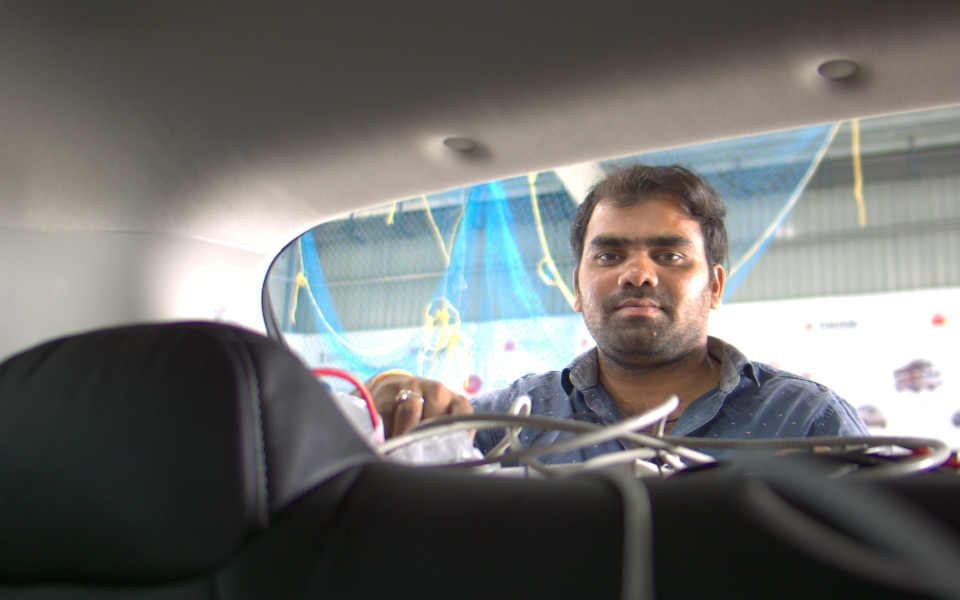
#> input picture vijay.png, 1920 x 1200 px (shown at 1/2 size)
$ python -i ldws_communication.py   (imports and definitions only)   (older library calls are emulated)
#> lines starting #> are read from the running program, lines starting #| are printed output that depends on the picture; after the words box and inside, x2 and y2 are one past the last pixel; in counts of white or black regions, pixels touching at a corner belong together
# Importing libraries

import numpy as np
import pandas as pd
import cv2 as cv
import pickle
import io
import os
import glob


font                   = cv.FONT_HERSHEY_SIMPLEX
bottomLeftCornerOfText = (10,100)
fontScale              = 1.1
fontColor              = (255,255,255)
thickness              = 2
lineType               = 2


# [2 lines not run here, left out]
# [1 line that did not run here, left out]
# [1 line that did not run here, left out]
chessboardSize = (9,7)
img_size = (640,480)

import socket
import time

# [22 lines left out: function send_data, not called in this run]

# Example usage
ip_address = '169.254.178.227'
port = 5001


# [1 line not run here, left out]
frame_count=0


# undistort the camera images
# [5 lines left out: function distort_correct, not called in this run]


def abs_sobel_thresh(img, orient='x', thresh=(0,255)):
    # Convert to grayscale
    gray = cv.cvtColor(img, cv.COLOR_RGB2GRAY)
    # Apply x or y gradient with the OpenCV Sobel() function
    # and take the absolute value
    if orient == 'x':
        abs_sobel = np.absolute(cv.Sobel(gray, cv.CV_64F, 1, 0))
    if orient == 'y':
        abs_sobel = np.absolute(cv.Sobel(gray, cv.CV_64F, 0, 1))
    # Rescale back to 8 bit integer
    scaled_sobel = np.uint8(255*abs_sobel/np.max(abs_sobel))
    # Create a copy and apply the threshold
    binary_output = np.zeros_like(scaled_sobel)
    # Here I'm using inclusive (>=, <=) thresholds, but exclusive is ok too
    binary_output[(scaled_sobel >= thresh[0]) & (scaled_sobel <= thresh[1])] = 1

    # Return the result
    return binary_output


def mag_threshold(img, sobel_kernel=3, thresh=(0, 255)):
    # 1) Convert to grayscale
    gray = cv.cvtColor(img, cv.COLOR_RGB2GRAY)
    # 2) Take the gradient in x and y separately
    x = cv.Sobel(gray, cv.CV_64F, 1, 0, ksize=sobel_kernel)
    y = cv.Sobel(gray, cv.CV_64F, 0, 1, ksize=sobel_kernel)
    # 3) Calculate the xy magnitude
    mag = np.sqrt(x**2 + y**2)
    # 4) Scale to 8-bit (0 - 255) and convert to type = np.uint8
    scale = np.max(mag)/255
    eightbit = (mag/scale).astype(np.uint8)
    # 5) Create a binary mask where mag thresholds are met
    binary_output = np.zeros_like(eightbit)
    binary_output[(eightbit > thresh[0]) & (eightbit < thresh[1])] =1
    return binary_output


def dir_threshold(img, sobel_kernel=3, thresh=(0, np.pi/2)):
    # 1) Convert to grayscale
    gray = cv.cvtColor(img, cv.COLOR_RGB2GRAY)
    # 2) Take the gradient in x and y separately
    x = np.absolute(cv.Sobel(gray, cv.CV_64F, 1, 0, ksize=sobel_kernel))
    y = np.absolute(cv.Sobel(gray, cv.CV_64F, 0, 1, ksize=sobel_kernel))
    # 4) Use np.arctan2(abs_sobely, abs_sobelx) to calculate the direction of the gradient
    direction = np.arctan2(y, x)
    binary_output = np.zeros_like(direction)
    binary_output[(direction > thresh[0]) & (direction < thresh[1])] = 1
    return binary_output


def hls_select(img, sthresh=(0, 255),lthresh=()):
    # 1) Convert to HLS color space
#> called with sthresh = (140, 255), lthresh = (120, 255)
    hls_img = cv.cvtColor(img, cv.COLOR_RGB2HLS)
#> hls_img: shape (1200, 1920, 3); mean of channels 0, 1, 2 52.3, 109.9, 40.8
    # 2) Apply a threshold to the S channel
    L = hls_img[:,:,1]
    S = hls_img[:,:,2]
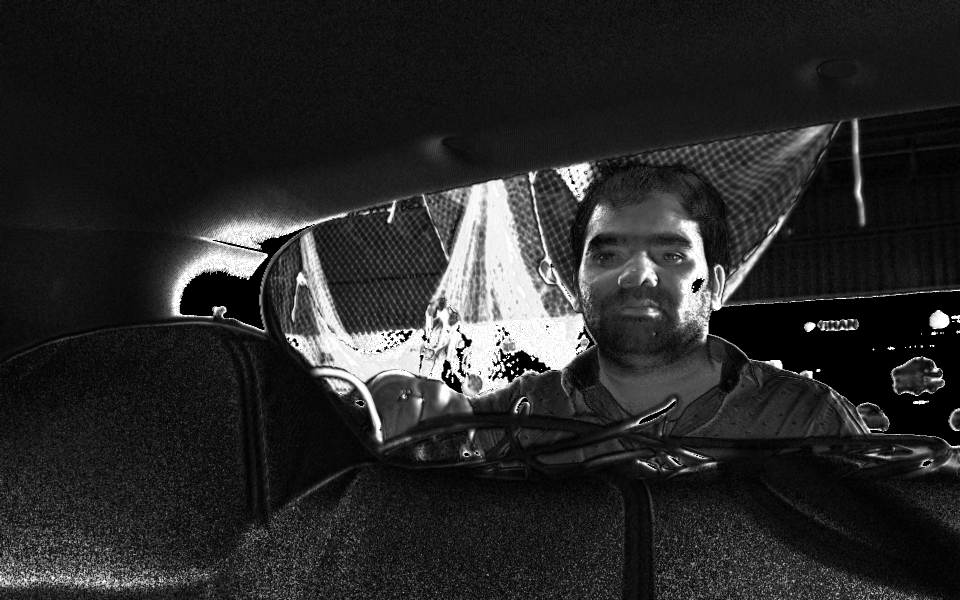
#> S: shape (1200, 1920) (shown at 1/2 size); min 0, max 255, mean 40.8
    # 3) Return a binary image of threshold result
    binary_output = np.zeros_like(S)
    binary_output[(S >= sthresh[0]) & (S <= sthresh[1])
                 & (L > lthresh[0]) & (L <= lthresh[1])] = 1
    return binary_output


# [7 lines left out: function red_select, not called in this run]


def binary_pipeline(img):

    img_copy = cv.GaussianBlur(img, (3, 3), 0)
    #img_copy = np.copy(img)

    # color channels
    s_binary = hls_select(img_copy, sthresh=(140, 255), lthresh=(120, 255))
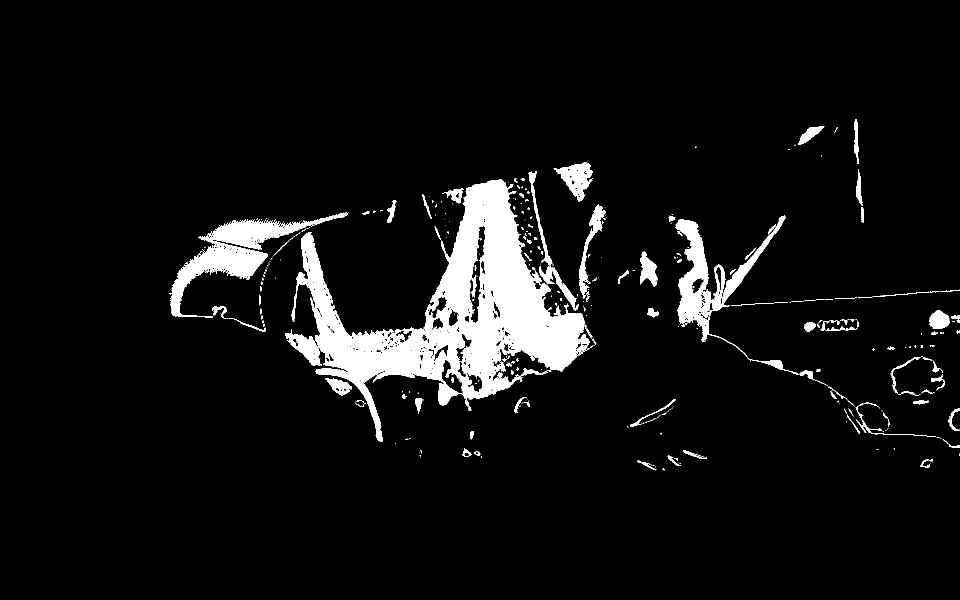
#> s_binary: shape (1200, 1920) (shown at 1/2 size); values 0 (black) and 1 (white), 6.7% white; 393 white regions (270 under 20 px), largest, box (x1, y1, x2, y2) and area: (570, 359, 1179, 884) 99204, (339, 425, 697, 635) 16286, (1351, 431, 1571, 687) 12781
    #red_binary = red_select(img_copy, thresh=(200,255))

    # Sobel x
    x_binary = abs_sobel_thresh(img_copy,thresh=(25, 200))
#> x_binary: shape (1200, 1920); values 0 (black) and 1 (white), 3% white; 1166 white regions (830 under 20 px), largest, box (x1, y1, x2, y2) and area: (519, 443, 672, 739) 5704, (1065, 344, 1203, 635) 4328, (1120, 624, 1215, 829) 1930
    y_binary = abs_sobel_thresh(img_copy,thresh=(25, 200), orient='y')
#> y_binary: shape (1200, 1920); values 0 (black) and 1 (white), 4.7% white; 1435 white regions (1021 under 20 px), largest, box (x1, y1, x2, y2) and area: (1083, 863, 1445, 958) 8628, (0, 632, 536, 732) 7061, (1412, 668, 1897, 891) 6079
    xy = cv.bitwise_and(x_binary, y_binary)
#> xy: shape (1200, 1920); values 0 (black) and 1 (white), 1.2% white; 1164 white regions (907 under 20 px), largest, box (x1, y1, x2, y2) and area: (523, 443, 655, 577) 1285, (553, 657, 621, 739) 882, (1677, 795, 1733, 873) 735

    #magnitude & direction
    mag_binary = mag_threshold(img_copy, sobel_kernel=3, thresh=(30,100))
#> in mag_threshold, `x = cv.Sobel(gray, cv.CV_64F, 1, 0, ksize=sobel_kernel)`:
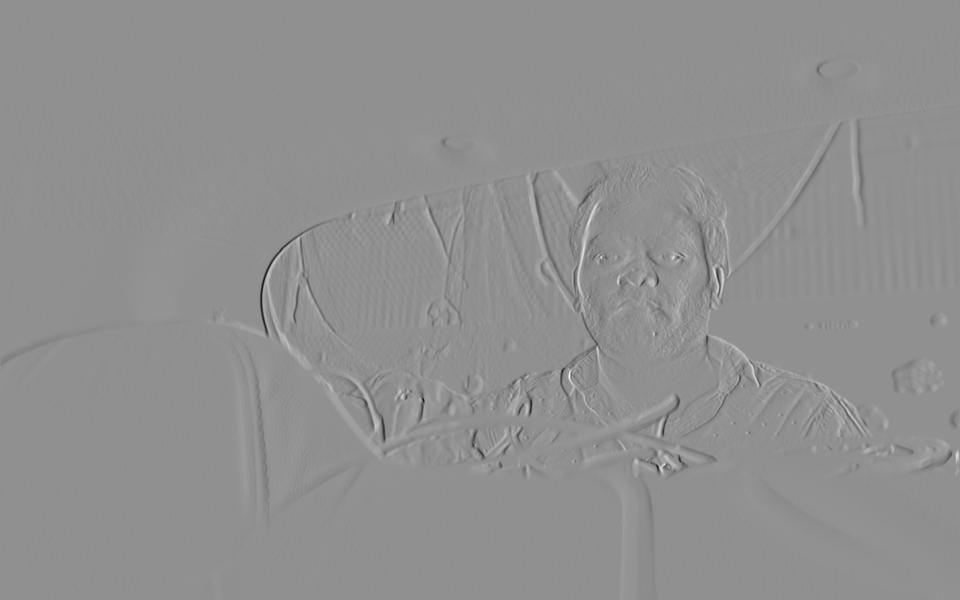
#> x: shape (1200, 1920) float64 (shown at 1/2 size); min -443, max 341, mean 0.2; drawn with min black and max white
#> in mag_threshold, `y = cv.Sobel(gray, cv.CV_64F, 0, 1, ksize=sobel_kernel)`:
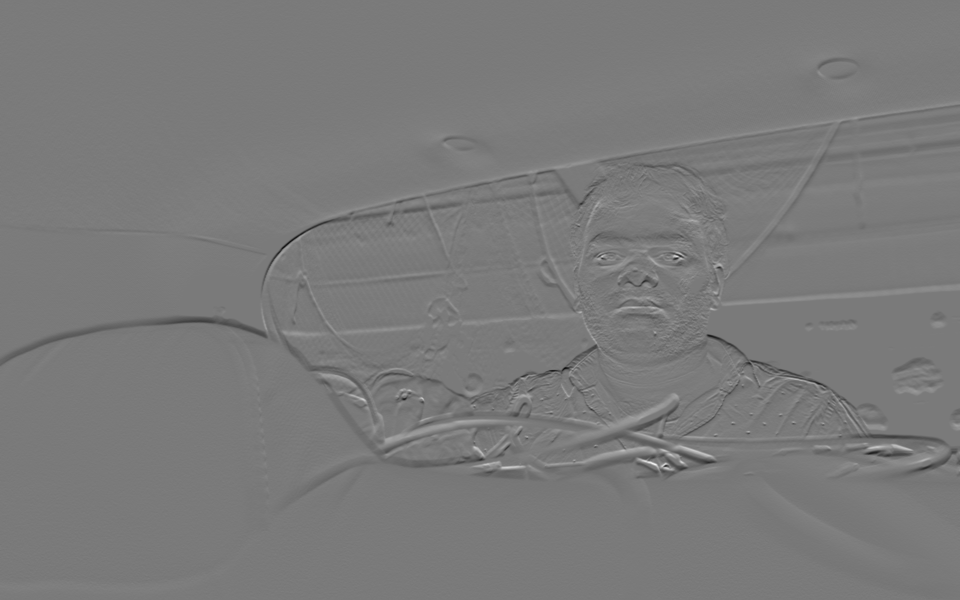
#> y: shape (1200, 1920) float64 (shown at 1/2 size); min -382, max 413, mean -0.2; drawn with min black and max white
#> in mag_threshold, `scale = np.max(mag)/255`: scale = 1.95
#> mag_binary: shape (1200, 1920); values 0 (black) and 1 (white), 3.9% white; 928 white regions (697 under 20 px), largest, box (x1, y1, x2, y2) and area: (0, 424, 778, 866) 14633, (1088, 865, 1435, 957) 7748, (1065, 340, 1217, 833) 7333
    dir_binary = dir_threshold(img_copy, sobel_kernel=3, thresh=(0.8, 1.2))
#> in dir_threshold, `direction = np.arctan2(y, x)`:
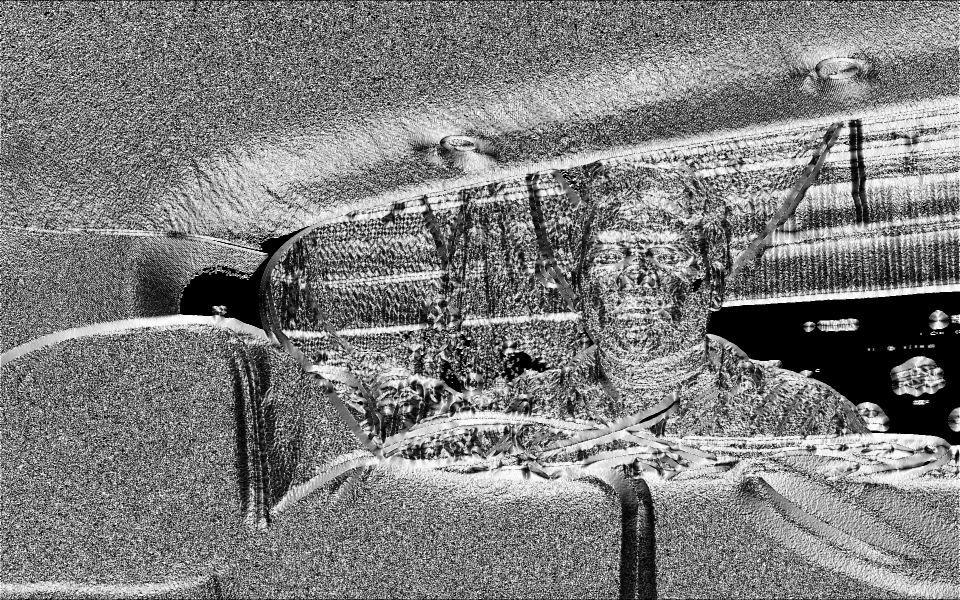
#> direction: shape (1200, 1920) float64 (shown at 1/2 size); min 0, max 1.57, mean 0.775; drawn with min black and max white
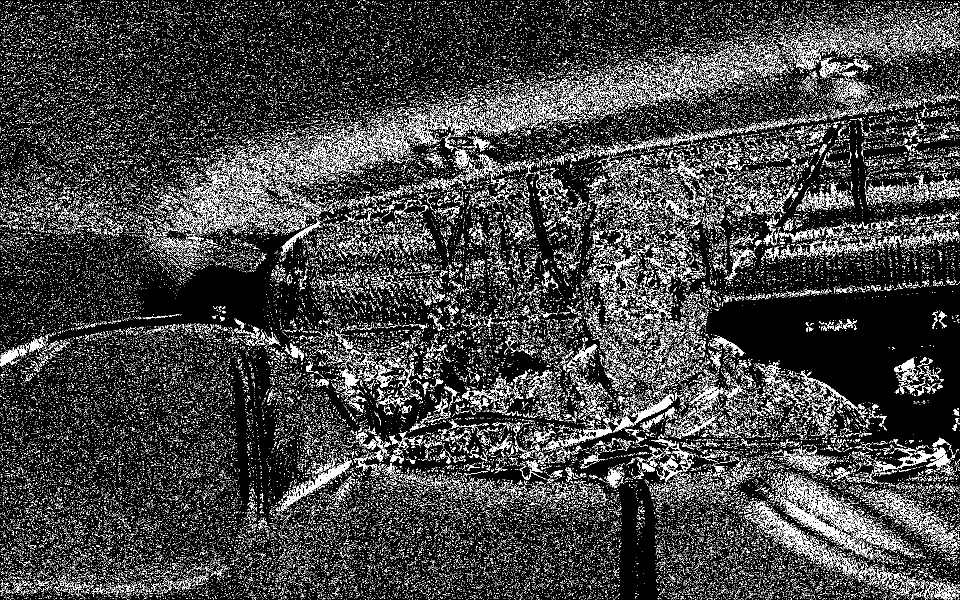
#> dir_binary: shape (1200, 1920) float64 (shown at 1/2 size); values 0 (black) and 1 (white), 15.3% white in thin lines or dots

    # Stack each channel
    gradient = np.zeros_like(s_binary)
    gradient[((x_binary == 1) & (y_binary == 1)) | ((mag_binary == 1) & (dir_binary == 1))] = 1
    final_binary = cv.bitwise_or(s_binary, gradient)
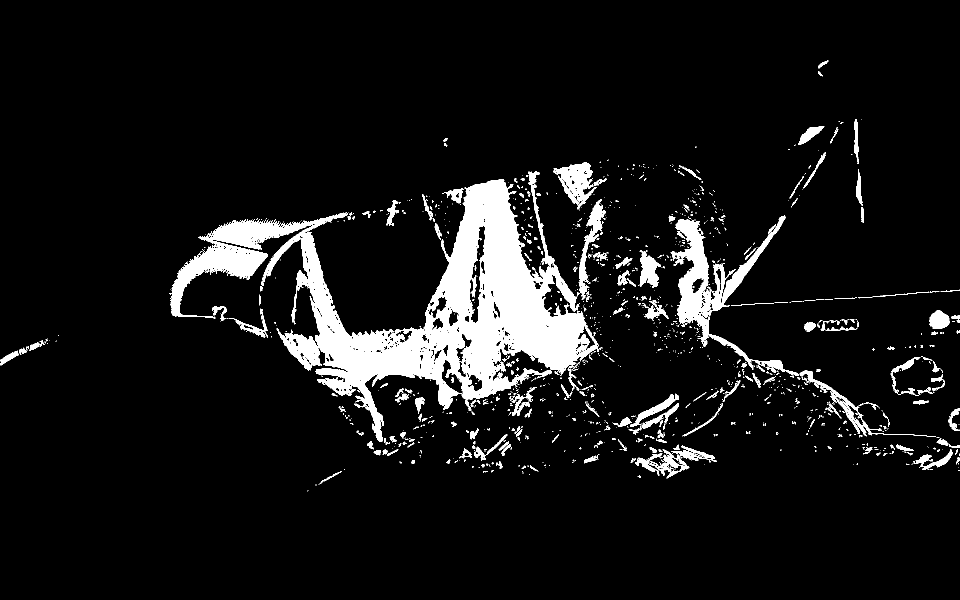
#> final_binary: shape (1200, 1920) (shown at 1/2 size); values 0 (black) and 1 (white), 8.1% white; 1362 white regions (1107 under 20 px), largest, box (x1, y1, x2, y2) and area: (339, 342, 1198, 884) 125253, (1341, 431, 1598, 752) 15383, (1106, 325, 1193, 419) 3742

    return final_binary


# [187 lines left out: functions warp_image, track_lanes_initialize, track_lanes_update, not called in this run]


# A function to get quadratic polynomial output
def get_val(y,poly_coeff):
    return poly_coeff[0]*y**2+poly_coeff[1]*y+poly_coeff[2]


# [108 lines left out: functions lane_fill_poly, vehicle_offset, measure_curve, hconcat_resize, not called in this run]


# [69 lines not run here, left out]

>>> import cv2
>>> picture = cv2.cvtColor(cv2.imread('vijay.png'), cv2.COLOR_BGR2RGB)
>>> result = binary_pipeline(picture)
